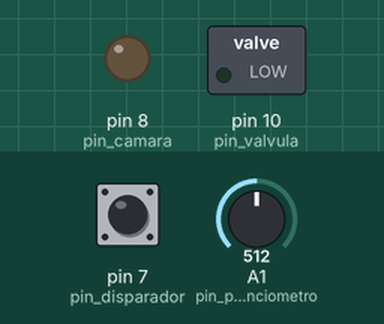
Recording of a sketch running on a simulated Arduino Uno, built with avr-gcc and run on an emulated ATmega328P. On the bench: switched loads named in the sketch (green lamp = pin HIGH), output pins drawn as LEDs (lit = HIGH). Dashed ring = blinking. The inputs (shaded band) are chosen by the test bench; at power-on: pin 7 (pin_disparador) HIGH, A1 (pin_potenciometro) = 512.

Above: at 1.2 s.
1.3 s: pin 7 (pin_disparador) pulled LOW for 0.15 s
At 1.8 s:
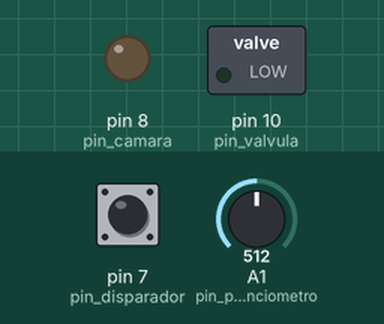
4.4 s: pin 7 (pin_disparador) pulled LOW for 1 s
At 7.53 s:
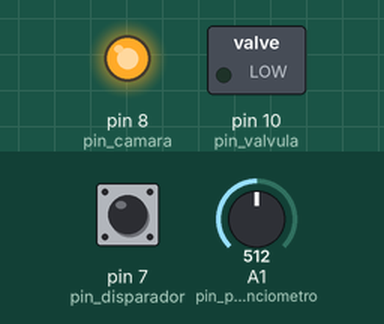
8.4 s: pin 7 (pin_disparador) pulled LOW for 3.2 s
At 12.3 s:
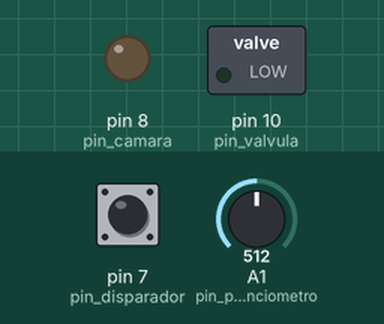
Timing chart, 0 to 16.2 s (numbered marks = the images above; inputs shaded):
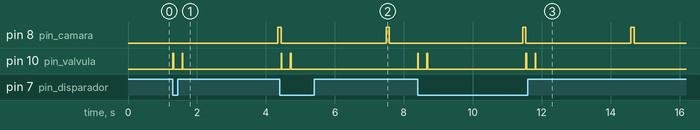

Measured:
- after the input at 1.3 s, pin 8 (pin_camara): LOW → HIGH after 3.0 s; pin 10 (pin_valvula): alternates HIGH for 0.02 s and LOW for 0.25 s, 4 changes in all, then stays LOW, starting at once
- after the input at 4.4 s, pin 10 (pin_valvula): alternates HIGH for 0.02 s and LOW for 0.25 s, 4 changes in all, then stays LOW, starting at once
- after the input at 8.4 s, pin 8 (pin_camara): alternates HIGH for 0.10 s and LOW for 3.0 s, 4 changes in all, then stays LOW, starting after 3.0 s

The sketch:

Gotas.ino
```cpp
/*
* Gotas
*/

/***************************
*
* Parametros
*
***************************/

/*Configuracion de PINs*/
#define pin_disparador 7
#define pin_valvula 10
#define pin_camara 8
#define pin_potenciometro A1

#define duracion_gota 20 // cuanto tiempo esta la valvula abierta por gota
#define cantidad_gotas 2
#define delay_entre_gotas 250 //cuanto se espera entre gota y gota

/*Parametros del potenciometro*/
#define min_delay_potenciometro 1
#define max_delay_potenciometro 5000
#define potenciometro_magic_number 1023.0

/*Misc Params*/
#define duracion_delay 100
#define debug true

/*Variables Globales*/
int valor_potenciometro;
int delay_potenciometro;

bool valvula_abierta;

/*Inicializacion*/

void setup()
{
  valor_potenciometro = 0;
  delay_potenciometro = 0;

  pinMode(pin_disparador, INPUT_PULLUP);

  if (debug)
    Serial.begin(9600);

  valvula_abierta = false;
  pinMode(pin_camara, OUTPUT);
  pinMode(pin_valvula, OUTPUT);
}

bool disparador_presionado(){
  int val = digitalRead(pin_disparador);
  if (val == LOW)
    return true;
  else if (val == HIGH)
    return false;
}

/*Funciones para disparar la camara*/
void disparar_camara(){
  digitalWrite(pin_camara, HIGH);     //Enciendo Salida
  delay(100);
  digitalWrite(pin_camara, LOW);     //Apago Salida
}

/*Funciones de Valvula*/
void abrir_valvula(){
  if (valvula_abierta)
    return;
  digitalWrite(pin_valvula, HIGH);
  valvula_abierta = true;
}

void cerrar_valvula(){
  if (!valvula_abierta)
    return;
  digitalWrite(pin_valvula, LOW);
  valvula_abierta = false;
}

/*Funciones del Potenciometro*/
bool cambio_estado_potenciometro(){
  int valor = analogRead(pin_potenciometro);
  if (valor == valor_potenciometro || abs(valor - valor_potenciometro) < 50 )
    return false;
  valor_potenciometro = valor;
  return true;
}

void actualizar_delay_potenciometro(){
  int diff = max_delay_potenciometro - min_delay_potenciometro;
  float multiplier = valor_potenciometro / potenciometro_magic_number;
  delay_potenciometro = min_delay_potenciometro + (diff * multiplier);
}

void loop()
{
  if (!disparador_presionado())
    return;

  if (cambio_estado_potenciometro())
    actualizar_delay_potenciometro();

  for(int i = 0; i < cantidad_gotas; i++)
  {
    abrir_valvula();
    delay(duracion_gota);
    cerrar_valvula();

    if (cantidad_gotas > 1)
      delay(delay_entre_gotas);
  }
  delay(delay_potenciometro);
  disparar_camara();
}
```
